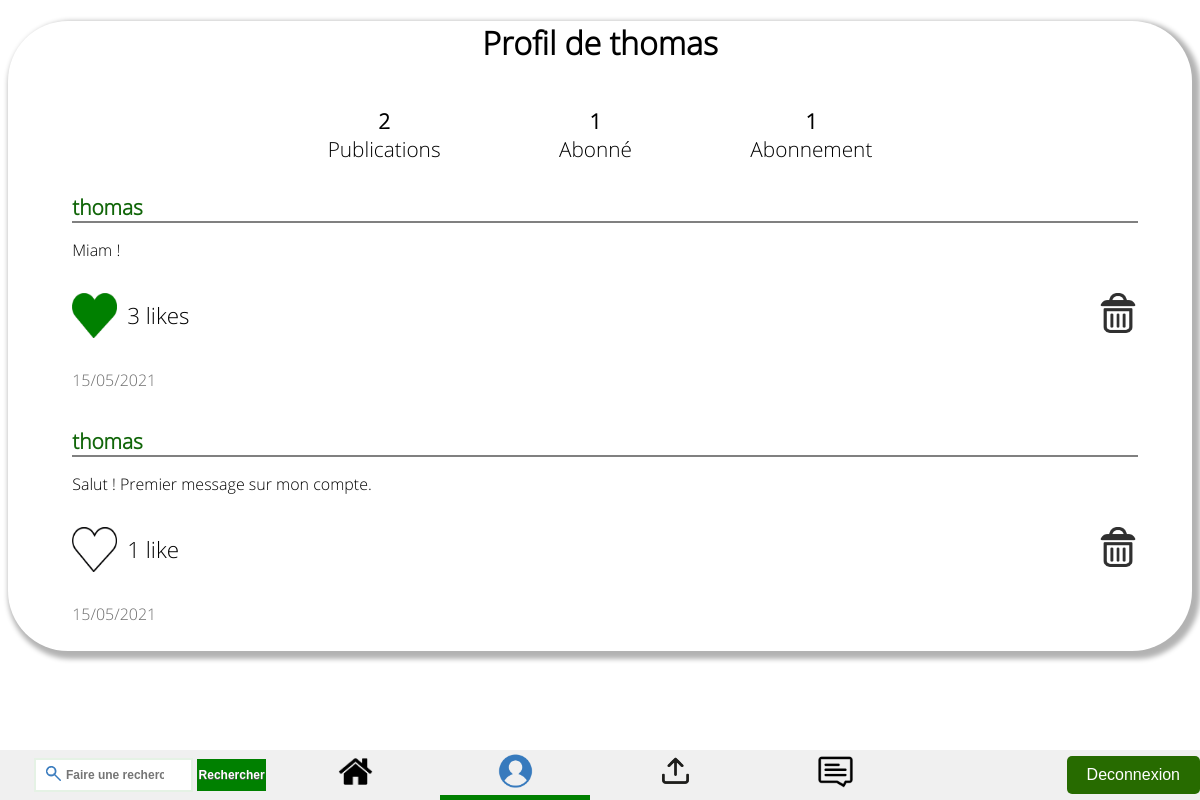
Screenshot of /Profil/profil.php (signed in) with the database file from the repository.
### tables this page shows
CREATE TABLE IF NOT EXISTS `members` (
  `id` int(11) NOT NULL AUTO_INCREMENT,
  `pseudo` varchar(255) NOT NULL,
  `pass` varchar(255) NOT NULL,
  `email` varchar(255) NOT NULL,
  `date_inscription` datetime NOT NULL,
  `admin` tinyint(1) NOT NULL DEFAULT '0',
  PRIMARY KEY (`id`)
);

CREATE TABLE IF NOT EXISTS `publications` (
  `id` int(11) NOT NULL AUTO_INCREMENT,
  `id_member` int(11) NOT NULL,
  `description` text NOT NULL,
  `date` datetime NOT NULL,
  PRIMARY KEY (`id`)
);

### Profil/profil.php (called while the page is built, shortened)
<?php
	require_once('profilFunc.php');
	require_once('../Include/affichage/affichage.php');
	require_once('../Fil_publi/fil_publi.php');
	debutContainer();
	$id1 = $_SESSION['id'];
	$id2 = isset($_GET['id']) ? (integer)$_GET['id'] : false;
	afficherBanniere($id1, $id2, $_POST);
	finContainer();
?>

### Fil_publi/fil_publi.php (the view, shortened to what this page needs)
<?php
	function debutContainer() {
		echo '<div id="container">';
	}
	function finContainer() {
		echo '</div>';
	}
	function isLikedBy($id_publi, $id_member) {
		$bdd = connexionBDD();
		$requete = "SELECT * FROM likes WHERE id_publi=$id_publi AND id_member=$id_member";
		$result = mysqli_query($bdd, $requete);
		if(!$result)
			$row = false;
		else
			$row = mysqli_fetch_assoc($result);
		return (boolean)$row;
	}
	function getNbLikes($id_publi) {
		$bdd = connexionBDD();
		$requete = "SELECT COUNT(id_publi) as nbLikes FROM likes WHERE id_publi=".$id_publi;
		$result = mysqli_query($bdd, $requete);
		if(!$result)
			$nb = false;
		else
			$nb = mysqli_fetch_assoc($result);
		return is_array($nb) ? $nb['nbLikes'] : false;
	}
	function afficher_coeur($id1, $id_publi, $donnees) {
		$liked = isLikedBy($id_publi, $id1);
		if($liked) {
			echo '<input name="coeur_rouge'.$id_publi.'" type="image" src="../Fil_publi/coeur_rouge.png" alt="coeur rouge" />';
		} else {
			echo '<input name="coeur_vide'.$id_publi.'" type="image" src="../Fil_publi/coeur_vide.png" alt="coeur vide" />';
		}
	}
	function preTraiter($str) {
		if (!empty($str)) {
			$str = trim($str);
			$str = htmlentities($str);
			$str = str_replace(["\\r\\n", "\\r", "\\n"], "<br/>", $str);
			$str = stripslashes($str);
		}
		return $str;
	}
	function afficherPublication($id1, $infos, $donnees) {
		if(isset($id1) && isset($infos)) {
			?>
			<div class="publi-container">
				<div class="publi-title">
					<?php echo '<a href="../Profil/profil.php?id='.$infos['m_id'].'">'.$infos['pseudo'].'</a>'; ?>
				</div>
				<div class="publi-desc">
					<p> <?php echo preTraiter($infos['description']); ?></p>
				</div>
				<div class="publi-option-bar">
					<form method="POST" action="<?php echo $_SERVER['REQUEST_URI']; ?>">
						<div class="publi-like">
							<?php
								afficher_coeur($id1, $infos['p_id'], $donnees);
								$nb = getNbLikes($infos['p_id']);
								$nb = !$nb ? 0 : $nb;
								echo '<p>';
								echo ($nb > 1 ? $nb.' likes' : $nb.' like');
								echo '</p>';
							?>
						</div>
					</form>
					<?php if ($infos['m_id'] == $_SESSION['id'] || $_SESSION['admin'] == 1){ ?>
					<div class="supprimer">
						<form action="../Fil_publi/supprimerPubli.php" method="POST">
							<div class="trash">
								<input type="image" src="../Fil_publi/trash-icon.png" alt="delete icon">
							</div>
						</form>
					</div>
					<?php } ?>
				</div>
				<div class="publi-date">
					<p> <?php echo $infos['date']; ?> </p>
				</div>
			</div>
		<?php }
	}
	function afficherFil($id1, $followers, $donnees) {
		$bdd = connexionBDD();
		$requete = "SELECT m.pseudo pseudo, m.admin admin, m.id m_id, p.id p_id, p.*, ".
				   "DATE_FORMAT(p.date, '%d/%m/%Y') date FROM publications ".
				   "p INNER JOIN members m ON p.id_member = m.id";
		for($i=0;$i<count($followers);$i++) {
			if($i == 0)
				$requete = $requete." WHERE m.id=".$followers[$i];
			else
				$requete = $requete." OR m.id=".$followers[$i];
		}
		$requete = $requete." ORDER BY p.id DESC";
		$result = mysqli_query($bdd, $requete);
		echo '<div id="scrolling-container">';
		$row = mysqli_fetch_assoc($result);
		if(!$row) {
			echo "<h1 style=\"text-align:center\">Aucune publication</h1>";
		}
		else {
			do {
				afficherPublication($id1, $row, $donnees);
			} while($row = mysqli_fetch_assoc($result));
		}
		echo '</div>';
	}
?>

### Profil/profilFunc.php (shortened to what this page needs)
<?php
	function getPseudo($id) {
		$bdd = connexionBDD();
		$req = "SELECT pseudo FROM members WHERE id=".$id;
		$result = mysqli_query($bdd, $req);
		$row = mysqli_fetch_assoc($result);
		if($row)
			return $row['pseudo'];
		return false;
	}
	function afficherTitre($id) {
		$pseudo = getPseudo($id);
		if(!$pseudo) {
			echo '<h1 id="titre">Aucun profil ne correspond &agrave; cet id !</h1>';
			return false;
		}
		else {
			echo '<h1 id="titre">Profil de '.$pseudo.'</h1>';
			return true;
		}
	}
	function afficherBanniere($id1, $id2, $donnees) {
		if(!afficherTitre($id2 ? $id2 : $id1))
			return;
		afficherCompteurs($id2 ? $id2 : $id1);
		if(isset($following)) {
			afficherBoutonFollow($following);
			$tab = array($id2);
		}
		else {
			$tab = array($id1);
		}
		afficherFil($id1, $tab, $donnees);
	}
	function getNbPubli($id) {
		$bdd = connexionBDD();
		$requete = "SELECT COUNT(id) as nbPubli FROM publications WHERE id_member=".$id;
		$result = mysqli_query($bdd, $requete);
		if(!$result)
			$nb = false;
		else {
			$nb = mysqli_fetch_assoc($result);
		}
		return is_array($nb) ? $nb['nbPubli'] : false;
	}
	function getArrayFollowers($id) {
		$bdd = connexionBDD();
		$loop = array("id_member", "id_follower");
		$follow = array();
		for($i=0;$i<2;$i++) {
			$requete = "SELECT COUNT(id_follower) as nbFollow FROM subscription WHERE ".$loop[$i]."=".$id;
			$result = mysqli_query($bdd, $requete);
			$row = mysqli_fetch_assoc($result);
			$follow[] = $row['nbFollow'];
		}
		return $follow;
	}
	function afficherCompteurs($id)
	{
		$arr = getArrayFollowers($id);
		$arr[] = getNbPubli($id);
		echo '<div id="compteurs">';
		echo '<div class="center-container"><p><span class="number">'.$arr[2].'</span>'.
			 '<br/>Publication'.($arr[2] > 1 ? 's' : '').'</p></div>';
		echo '<div class="center-container"><p><span class="number">'.$arr[0].'</span>'.
			 '<br/>Abonn&eacute;'.($arr[0] > 1 ? 's' : '').'</p></div>';
		echo '<div class="center-container"><p><span class="number">'.$arr[1].'</span>'.
			 '<br/>Abonnement'.($arr[1] > 1 ? 's' : '').'</p></div>';
		echo '</div>';
	}
		?>

### Profil/profil.css (style rules this page uses)
#compteurs { display:flex; justify-content:center; }
.center-container { font-size:1.3em; text-align:center; margin-right:5%; margin-left:5%; }
.number { font-weight:bold; }

### Fil_publi/fil_publi.css (style rules this page uses)
#container { margin:auto; box-shadow:4px 4px 5px 4px rgba(0, 0, 0, 0.3); border-radius: 60px; }
#titre { text-align:center; }
#scrolling-container { width:90%; margin:0 auto; padding-right:10px; }
.publi-container { display:block; padding:10px; width:100%; margin:0 auto; }
.publi-title { border-bottom:2px solid grey; }
.publi-title a { font-size:1.3em; text-decoration:none; font-weight:bold; color:#116609; }
.publi-option-bar { display:flex; align-items:center; justify-content:space-between; }
.publi-like { display:flex; flex-direction:line; align-items:center; }
.publi-like p { margin-left:10px; font-size:1.4em; }
.publi-date { color:#6e6e6e; }
.publi-like input { width:45px; height:45px; -webkit-animation: scale-in-center 0.5s; animation: scale-in-center 0.5s; }
.trash input { width:40px; height:40px; }

### rows the page displays
members: pseudo "thomas"
publications: id_member.pseudo "thomas", str "Miam !", nb "3", date "15/05/2021"
publications: id_member.pseudo "thomas", str "Salut ! Premier message sur mon compte.", nb "1", date "15/05/2021"

### other values shown
$arr[2] "2"
$arr[0] "1"
$arr[1] "1"
